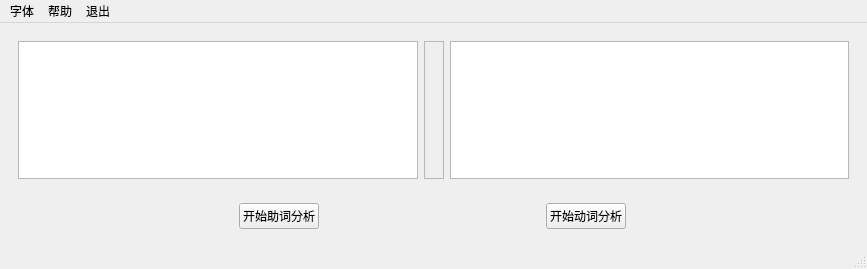
<?xml version="1.0" encoding="UTF-8"?>
<ui version="4.0">
 <class>MainWindow</class>
 <widget class="QMainWindow" name="MainWindow">
  <property name="geometry">
   <rect>
    <x>0</x>
    <y>0</y>
    <width>867</width>
    <height>269</height>
   </rect>
  </property>
  <property name="windowTitle">
   <string>藏文助词动词分析器 v1.0.0</string>
  </property>
  <property name="windowIcon">
   <iconset>
    <normaloff>language_128px_1233037_easyicon.net.ico</normaloff>language_128px_1233037_easyicon.net.ico</iconset>
  </property>
  <property name="toolTip">
   <string/>
  </property>
  <property name="autoFillBackground">
   <bool>false</bool>
  </property>
  <widget class="QWidget" name="centralwidget">
   <layout class="QVBoxLayout" name="verticalLayout">
    <item>
     <widget class="QWidget" name="widget_text" native="true">
      <layout class="QHBoxLayout" name="horizontalLayout">
       <item>
        <widget class="QTextEdit" name="textEdit_input">
         <property name="sizePolicy">
          <sizepolicy hsizetype="Expanding" vsizetype="Expanding">
           <horstretch>0</horstretch>
           <verstretch>0</verstretch>
          </sizepolicy>
         </property>
         <property name="layoutDirection">
          <enum>Qt::LeftToRight</enum>
         </property>
        </widget>
       </item>
       <item>
        <widget class="QFrame" name="frame">
         <property name="frameShape">
          <enum>QFrame::StyledPanel</enum>
         </property>
         <property name="frameShadow">
          <enum>QFrame::Raised</enum>
         </property>
         <layout class="QHBoxLayout" name="horizontalLayout_3"/>
        </widget>
       </item>
       <item>
        <widget class="QTextBrowser" name="textBrowser_rec">
         <property name="layoutDirection">
          <enum>Qt::LeftToRight</enum>
         </property>
        </widget>
       </item>
      </layout>
     </widget>
    </item>
    <item>
     <widget class="QWidget" name="widget_button" native="true">
      <layout class="QHBoxLayout" name="horizontalLayout_2">
       <item>
        <widget class="QPushButton" name="button_analysis_aux">
         <property name="sizePolicy">
          <sizepolicy hsizetype="Fixed" vsizetype="Fixed">
           <horstretch>0</horstretch>
           <verstretch>0</verstretch>
          </sizepolicy>
         </property>
         <property name="layoutDirection">
          <enum>Qt::LeftToRight</enum>
         </property>
         <property name="autoFillBackground">
          <bool>false</bool>
         </property>
         <property name="text">
          <string>开始助词分析</string>
         </property>
        </widget>
       </item>
       <item>
        <widget class="QPushButton" name="button_analysis_verb">
         <property name="sizePolicy">
          <sizepolicy hsizetype="Fixed" vsizetype="Fixed">
           <horstretch>0</horstretch>
           <verstretch>0</verstretch>
          </sizepolicy>
         </property>
         <property name="autoFillBackground">
          <bool>false</bool>
         </property>
         <property name="text">
          <string>开始动词分析</string>
         </property>
        </widget>
       </item>
      </layout>
     </widget>
    </item>
   </layout>
  </widget>
  <widget class="QMenuBar" name="menubar">
   <property name="geometry">
    <rect>
     <x>0</x>
     <y>0</y>
     <width>867</width>
     <height>23</height>
    </rect>
   </property>
   <widget class="QMenu" name="menu_font">
    <property name="title">
     <string>字体</string>
    </property>
    <addaction name="actionchange_Font"/>
   </widget>
   <widget class="QMenu" name="menu_help">
    <property name="title">
     <string>帮助</string>
    </property>
    <addaction name="actionhelp"/>
    <addaction name="actiongithub"/>
   </widget>
   <widget class="QMenu" name="menu_quit">
    <property name="title">
     <string>退出</string>
    </property>
    <addaction name="actionquit"/>
   </widget>
   <addaction name="menu_font"/>
   <addaction name="menu_help"/>
   <addaction name="menu_quit"/>
  </widget>
  <widget class="QStatusBar" name="statusbar"/>
  <action name="actionchange_Font">
   <property name="text">
    <string>字体</string>
   </property>
  </action>
  <action name="actionhelp">
   <property name="text">
    <string>码云</string>
   </property>
  </action>
  <action name="actionabout">
   <property name="text">
    <string>关于</string>
   </property>
  </action>
  <action name="actionquit">
   <property name="text">
    <string>退出</string>
   </property>
  </action>
  <action name="actionyuyan">
   <property name="text">
    <string>界面语言</string>
   </property>
  </action>
  <action name="actiondf">
   <property name="text">
    <string>界面语言</string>
   </property>
  </action>
  <action name="actiongithub">
   <property name="text">
    <string>github</string>
   </property>
  </action>
 </widget>
 <resources/>
 <connections/>
</ui>
